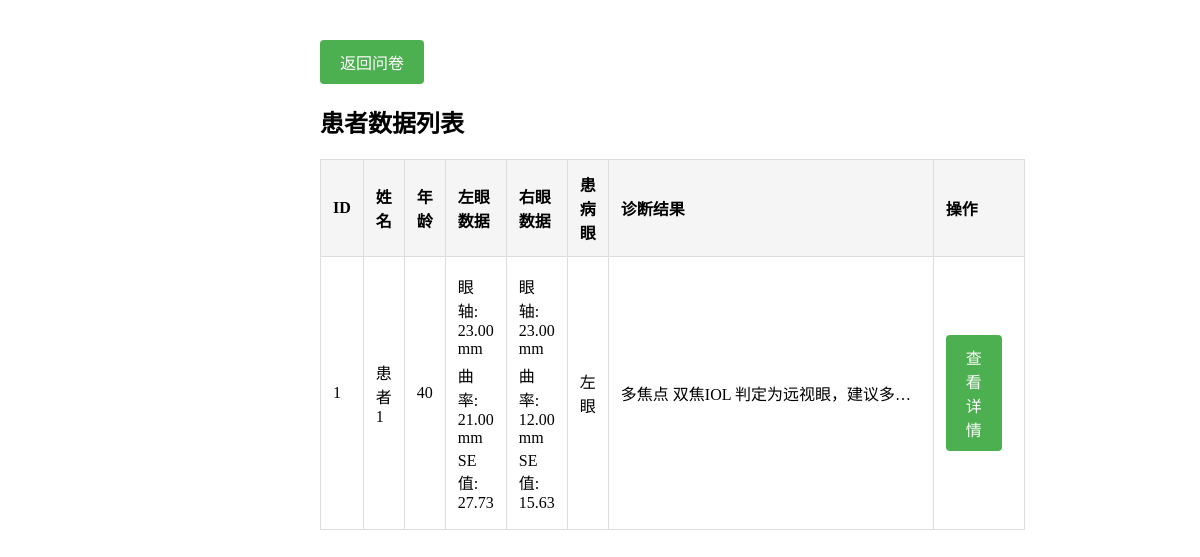
Page /show_result (signed in) on the committed database.
### tables this page shows
CREATE TABLE results (
            id INTEGER PRIMARY KEY AUTOINCREMENT,
            user_id INTEGER,
            patient_name TEXT,
            patient_age INTEGER,
            patient_phone TEXT,
            patient_gender TEXT,
            left_eye_al REAL,
            left_eye_cr REAL,
            right_eye_al REAL,
            right_eye_cr REAL,
            affected_eye TEXT,
            se_value REAL,
            answered_questions TEXT,
            result TEXT,
            doctor_notes TEXT,
            created_at TIMESTAMP DEFAULT CURRENT_TIMESTAMP,
            updated_at TIMESTAMP DEFAULT CURRENT_TIMESTAMP,
            FOREIGN KEY (user_id) REFERENCES users (id)
        );

### app.py (the view)
@app.route('/show_result')
@login_required
def show_result():
    conn = get_db_connection()
    patients = conn.execute('''
        SELECT * FROM results
        WHERE user_id = ?
        ORDER BY created_at DESC
    ''', (session['user_id'],)).fetchall()
    formatted_patients = format_patient_list(patients)
    conn.close()
    return render_template('patients.html', patients=formatted_patients,
                           username=session.get('full_name') or session.get('username'),
                           role=session.get('role'))

### app.py (called while the page is built)
def get_db_connection():
    conn = sqlite3.connect('results.db')
    conn.row_factory = sqlite3.Row
    return conn

def login_required(f):
    @wraps(f)
    def decorated_function(*args, **kwargs):
        if 'user_id' not in session:
            return redirect(url_for('login'))
        return f(*args, **kwargs)
    return decorated_function

### templates/patients.html (shortened to what this page needs)
<!DOCTYPE html>
<html lang="en">
<head>
    <link rel="stylesheet" href="{{ url_for('static', filename='css/styles.css') }}">
</head>
<body>
    <div class="container">
        <div class="button-container">
            <a href="{{ url_for('index') }}" class="button">返回问卷</a>
        </div>
        <h2>患者数据列表</h2>
        <table class="patients-table">
            <thead>
                <tr>
                    <th>ID</th>
                    <th>姓名</th>
                    <th>年龄</th>
                    <th>左眼数据</th>
                    <th>右眼数据</th>
                    <th>患病眼</th>
                    <th>诊断结果</th>
                    <th>操作</th>
                </tr>
            </thead>
            <tbody>
                {% for patient in patients %}
                <tr>
                    <td>{{ patient.id }}</td>
                    <td>{{ patient.patient_name }}</td>
                    <td>{{ patient.patient_age }}</td>
                    <td>
                        <div class="eye-data">
                            眼轴: {{ "%.2f"|format(patient.left_eye.al) if patient.left_eye.al else "未测量" }} mm
                        </div>
                        <div class="eye-data">
                            曲率: {{ "%.2f"|format(patient.left_eye.cr) if patient.left_eye.cr else "未测量" }} mm
                        </div>
                        <div class="eye-data">
                            SE值: {{ "%.2f"|format(patient.left_eye.se) if patient.left_eye.se else "未计算" }}
                        </div>
                    </td>
                    <td>
                        <div class="eye-data">
                            眼轴: {{ "%.2f"|format(patient.right_eye.al) if patient.right_eye.al else "未测量" }} mm
                        </div>
                        <div class="eye-data">
                            曲率: {{ "%.2f"|format(patient.right_eye.cr) if patient.right_eye.cr else "未测量" }} mm
                        </div>
                        <div class="eye-data">
                            SE值: {{ "%.2f"|format(patient.right_eye.se) if patient.right_eye.se else "未计算" }}
                        </div>
                    </td>
                    <td>{{ "左眼" if patient.affected_eye == "left" else "右眼" }}</td>
                    <td>
                        <div class="result-summary" title="{{ patient.result }}">
                            {{ patient.result[:50] + "..." if patient.result|length > 50 else patient.result }}
                        </div>
                    </td>
                    <td>
                        <a href="{{ url_for('patient_detail', id=patient.id) }}" class="button">查看详情</a>
                    </td>
                </tr>
                {% endfor %}
            </tbody>
        </table>
    </div>
</body>
</html>

### static/css/styles.css (style rules this page uses)
* { margin: 0; padding: 0; box-sizing: border-box; }
.container { padding: 1.25rem; max-width: 100%; width: 100%; max-width: 600px; margin: 0 auto; box-sizing: border-box; }

### templates/patients.html (style rules this page uses)
.patients-table { width: 100%; border-collapse: collapse; margin: 20px 0; }
.patients-table th, .patients-table td { border: 1px solid #ddd; padding: 12px; text-align: left; }
.patients-table th { background-color: #f5f5f5; }
.eye-data { margin: 5px 0; }
.button-container { margin: 20px 0; }
.button { display: inline-block; padding: 10px 20px; background-color: #4CAF50; color: white; text-decoration: none; border-radius: 4px; margin-right: 10px; }
.result-summary { max-width: 300px; white-space: nowrap; overflow: hidden; text-overflow: ellipsis; }

### rows in the picture
results: id "1", patient_name "患者1", patient_age "40", left_eye_al "23.00", left_eye_cr "21.00", se_value "27.73", right_eye_al "23.00", right_eye_cr "12.00", right_eye "15.63", affected_eye "左眼", result "多焦点 双焦IOL 判定为远视眼，建议多…"
